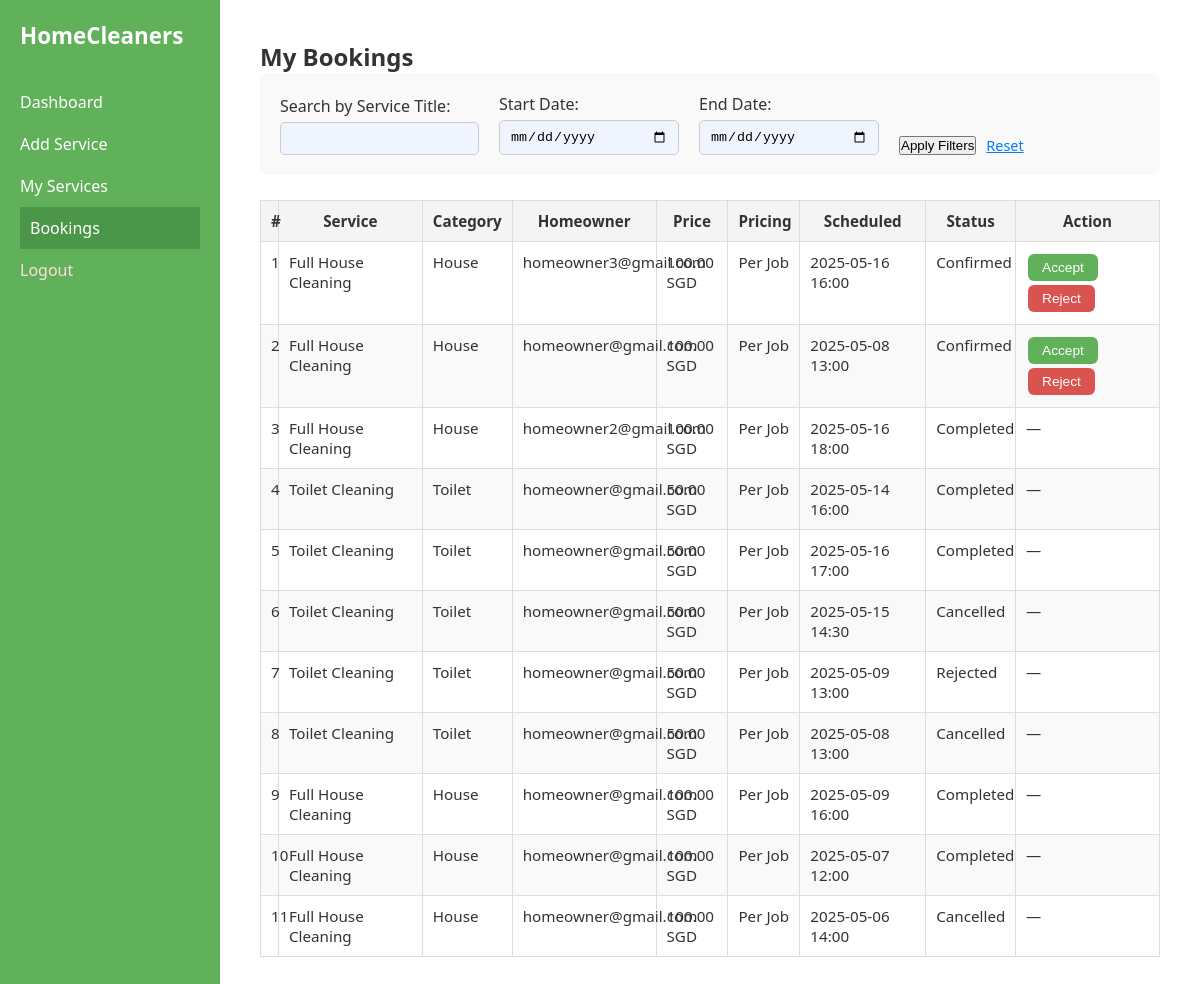
The app's page /boundary/view_cleaner_bookings.php (signed in) with its own data.
### tables this page shows
CREATE TABLE IF NOT EXISTS `bookings` (
  `id` int NOT NULL AUTO_INCREMENT,
  `homeowner_id` int NOT NULL,
  `service_id` int NOT NULL,
  `status` enum('pending','confirmed','in_progress','completed','cancelled','rejected') DEFAULT 'pending',
  `created_at` datetime DEFAULT CURRENT_TIMESTAMP,
  `booking_datetime` datetime NOT NULL DEFAULT CURRENT_TIMESTAMP,
  PRIMARY KEY (`id`),
  KEY `homeowner_id` (`homeowner_id`),
  KEY `service_id` (`service_id`)
);

CREATE TABLE IF NOT EXISTS `services` (
  `id` int NOT NULL AUTO_INCREMENT,
  `cleaner_id` int NOT NULL,
  `title` varchar(100) NOT NULL,
  `description` text NOT NULL,
  `price` decimal(10,2) NOT NULL,
  `category_id` int NOT NULL,
  `pricing_type` enum('per_job','per_hour') NOT NULL,
  `created_at` datetime DEFAULT CURRENT_TIMESTAMP,
  `view_count` int DEFAULT '0',
  `shortlist_count` int DEFAULT '0',
  PRIMARY KEY (`id`),
  KEY `cleaner_id` (`cleaner_id`),
  KEY `category_id` (`category_id`)
);

CREATE TABLE IF NOT EXISTS `categories` (
  `id` int NOT NULL AUTO_INCREMENT,
  `name` varchar(50) NOT NULL,
  PRIMARY KEY (`id`),
  UNIQUE KEY `name` (`name`)
);

CREATE TABLE IF NOT EXISTS `users` (
  `id` int NOT NULL AUTO_INCREMENT,
  `email` varchar(100) NOT NULL,
  `password` varchar(255) NOT NULL,
  `user_type` enum('C','H','A','P') NOT NULL,
  `created_at` datetime DEFAULT CURRENT_TIMESTAMP,
  PRIMARY KEY (`id`),
  UNIQUE KEY `email` (`email`)
);

### entity/Booking.php (called while the page is built, shortened)
<?php
class Booking {
    public static function getByCleaner($pdo, $cleaner_id) {
        $stmt = $pdo->prepare("
            SELECT b.*, s.title, s.price, s.pricing_type, c.name AS category_name,
                   u.email AS homeowner_email
            FROM bookings b
            JOIN services s ON b.service_id = s.id
            JOIN categories c ON s.category_id = c.id
            JOIN users u ON b.homeowner_id = u.id
            WHERE s.cleaner_id = ?
            ORDER BY b.created_at DESC
        ");
        $stmt->execute([$cleaner_id]);
        return $stmt->fetchAll();
    }
}

### control/CleanerController.php (called while the page is built, shortened)
<?php
require_once __DIR__ . '/../config/db.php';
require_once __DIR__ . '/../entity/Booking.php';
class CleanerController {
    public static function getBookings($cleaner_id) {
        global $pdo;
        return Booking::getByCleaner($pdo, $cleaner_id);
    }
}

### boundary/view_cleaner_bookings.php (the view, shortened to what this page needs)
<?php
require_once '../config/db.php';
require_once '../control/CleanerController.php';
$cleaner_id = $_SESSION['user']['id'];
$bookings = CleanerController::getBookings($cleaner_id);
$service_filter = strtolower(trim($_GET['service'] ?? ''));
$start_date = $_GET['start_date'] ?? '';
$end_date = $_GET['end_date'] ?? '';
$filtered = array_filter($bookings, function ($b) use ($service_filter, $start_date, $end_date) {
    $match_service = empty($service_filter) || strpos(strtolower($b['title']), $service_filter) !== false;
    $match_start = empty($start_date) || strtotime($b['booking_datetime']) >= strtotime($start_date . ' 00:00:00');
    $match_end = empty($end_date) || strtotime($b['booking_datetime']) <= strtotime($end_date . ' 23:59:59');
    return $match_service && $match_start && $match_end;
});
?>
<!DOCTYPE html>
<html>
<head>
    <link rel="stylesheet" href="../css/layout.css">
    <link rel="stylesheet" href="../css/view_cleaner_bookings.css">
</head>
<body>
<div class="dashboard-layout">
    <aside class="sidebar">
        <div class="sidebar-brand">HomeCleaners</div>
        <nav class="sidebar-links">
            <a href="dashboard_cleaner.php">Dashboard</a>
            <a href="add_service.php">Add Service</a>
            <a href="manage_services.php">My Services</a>
            <a href="view_cleaner_bookings.php" class="active">Bookings</a>
            <a href="../logout.php" class="logout-link">Logout</a>
        </nav>
    </aside>
    <main class="dashboard-main">
        <h2>My Bookings</h2>
        <form method="get" class="filter-form">
            <div class="form-row">
                <label>Search by Service Title:</label>
                <input type="text" name="service" value="<?= htmlspecialchars($service_filter) ?>">
            </div>
            <div class="form-row">
                <label>Start Date:</label>
                <input type="date" name="start_date" value="<?= htmlspecialchars($start_date) ?>">
            </div>
            <div class="form-row">
                <label>End Date:</label>
                <input type="date" name="end_date" value="<?= htmlspecialchars($end_date) ?>">
            </div>
            <div class="form-actions">
                <button type="submit">Apply Filters</button>
                <a href="view_cleaner_bookings.php" class="reset-link">Reset</a>
            </div>
        </form>
        <?php if (empty($filtered)): ?>
            <p>No bookings match your filters.</p>
        <?php else: ?>
            <div class="table-wrapper">
                <table class="booking-table">
                    <thead>
                        <tr>
                            <th>#</th>
                            <th>Service</th>
                            <th>Category</th>
                            <th>Homeowner</th>
                            <th>Price</th>
                            <th>Pricing</th>
                            <th>Scheduled</th>
                            <th>Status</th>
                            <th>Action</th>
                        </tr>
                    </thead>
                    <tbody>
                        <?php foreach ($filtered as $i => $b): ?>
                            <tr>
                                <td><?= $i + 1 ?></td>
                                <td><?= htmlspecialchars($b['title']) ?></td>
                                <td><?= htmlspecialchars($b['category_name']) ?></td>
                                <td><?= htmlspecialchars($b['homeowner_email']) ?></td>
                                <td><?= number_format($b['price'], 2) ?> SGD</td>
                                <td><?= $b['pricing_type'] === 'per_job' ? 'Per Job' : 'Per Hour' ?></td>
                                <td><?= date('Y-m-d H:i', strtotime($b['booking_datetime'])) ?></td>
                                <td><?= ucfirst($b['status']) ?></td>
                                <td>
                                    <?php if ($b['status'] === 'confirmed'): ?>
                                        <form method="post" style="display:inline;">
                                            <button type="submit" name="action" value="accept" class="btn btn-green">Accept</button>
                                        </form>
                                        <form method="post" style="display:inline;">
                                            <button type="submit" name="action" value="reject" class="btn btn-red">Reject</button>
                                        </form>
                                    <?php else: ?>
                                        —
                                    <?php endif; ?>
                                </td>
                            </tr>
                        <?php endforeach; ?>
                    </tbody>
                </table>
            </div>
        <?php endif; ?>
    </main>
</div>
</body>
</html>

### css/layout.css (style rules this page uses)
* { box-sizing: border-box; margin: 0; padding: 0; }
body { font-family: 'Segoe UI', sans-serif; background-color: #f4f4f4; color: #333; }
.dashboard-layout { display: flex; min-height: 100vh; }
.sidebar { width: 220px; background-color: #61B15A; color: white; padding: 20px; display: flex; flex-direction: column; }
.sidebar-brand { font-size: 1.4em; font-weight: bold; margin-bottom: 30px; }
.sidebar-links a { color: white; text-decoration: none; padding: 10px 0; font-size: 1em; display: block; transition: background 0.3s, padding-left 0.3s; }
.sidebar-links a:hover, .sidebar-links a.active { background-color: #4c9649; padding-left: 10px; }
.logout-link { color: #ffdddd !important; }
.dashboard-main { flex: 1; padding: 40px; background-color: #fff; }

### css/view_cleaner_bookings.css (style rules this page uses)
.filter-form { margin-bottom: 25px; padding: 20px; background-color: #f9f9f9; border-radius: 8px; display: flex; flex-wrap: wrap; gap: 20px; align-items: flex-end; }
.form-row { display: flex; flex-direction: column; }
.form-row label { font-weight: 500; margin-bottom: 5px; }
input[type="text"], input[type="date"] { padding: 8px 10px; border-radius: 5px; border: 1px solid #ccc; min-width: 180px; background: #f0f4ff; }
.form-actions { display: flex; gap: 10px; align-items: center; }
.reset-link { font-size: 0.9em; color: #007BFF; text-decoration: underline; }
.booking-table { width: 100%; border-collapse: collapse; font-size: 0.95em; table-layout: fixed; }
.booking-table th:nth-child(1) { width: 2%; }
.booking-table th:nth-child(2) { width: 16%; }
.booking-table th:nth-child(3) { width: 10%; }
.booking-table th:nth-child(4) { width: 16%; }
.booking-table th:nth-child(5) { width: 8%; }
.booking-table th:nth-child(6) { width: 8%; }
.booking-table th:nth-child(7) { width: 14%; }
.booking-table th:nth-child(8) { width: 10%; }
.booking-table th:nth-child(9) { width: 16%; }
.booking-table th, .booking-table td { padding: 10px; border: 1px solid #ddd; vertical-align: top; }
.booking-table th { background-color: #f4f4f4; }
.booking-table tr:nth-child(even) { background-color: #f9f9f9; }
.btn { padding: 6px 14px; margin: 2px; border: none; border-radius: 6px; font-size: 0.9em; font-weight: 500; cursor: pointer; transition: background 0.3s ease; color: white; }
.btn-green { background-color: #61B15A; }
.btn-red { background-color: #d9534f; }
.booking-table td form { display: inline-block; }

### records on screen
bookings: service.title "Full House Cleaning", categories.name "House", users.email "homeowner3@gmail.com", service.price "100.00", booking_datetime "2025-05-16 16:00", status "Confirmed"
bookings: service.title "Full House Cleaning", categories.name "House", users.email "homeowner@gmail.com", service.price "100.00", booking_datetime "2025-05-08 13:00", status "Confirmed"
bookings: service.title "Full House Cleaning", categories.name "House", users.email "homeowner2@gmail.com", service.price "100.00", booking_datetime "2025-05-16 18:00", status "Completed"
bookings: service.title "Toilet Cleaning", categories.name "Toilet", users.email "homeowner@gmail.com", service.price "50.00", booking_datetime "2025-05-14 16:00", status "Completed"
bookings: service.title "Toilet Cleaning", categories.name "Toilet", users.email "homeowner@gmail.com", service.price "50.00", booking_datetime "2025-05-16 17:00", status "Completed"
bookings: service.title "Toilet Cleaning", categories.name "Toilet", users.email "homeowner@gmail.com", service.price "50.00", booking_datetime "2025-05-15 14:30", status "Cancelled"
bookings: service.title "Toilet Cleaning", categories.name "Toilet", users.email "homeowner@gmail.com", service.price "50.00", booking_datetime "2025-05-09 13:00", status "Rejected"
bookings: service.title "Toilet Cleaning", categories.name "Toilet", users.email "homeowner@gmail.com", service.price "50.00", booking_datetime "2025-05-08 13:00", status "Cancelled"
bookings: service.title "Full House Cleaning", categories.name "House", users.email "homeowner@gmail.com", service.price "100.00", booking_datetime "2025-05-09 16:00", status "Completed"
bookings: service.title "Full House Cleaning", categories.name "House", users.email "homeowner@gmail.com", service.price "100.00", booking_datetime "2025-05-07 12:00", status "Completed"
bookings: service.title "Full House Cleaning", categories.name "House", users.email "homeowner@gmail.com", service.price "100.00", booking_datetime "2025-05-06 14:00", status "Cancelled"
